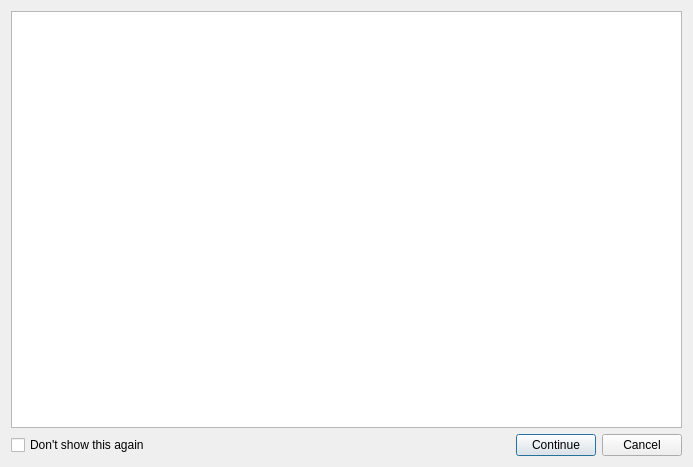
<?xml version="1.0" encoding="UTF-8"?>
<ui version="4.0">
 <class>RemoveRedundantConfirmationForm_template</class>
 <widget class="QDialog" name="RemoveRedundantConfirmationForm_template">
  <property name="geometry">
   <rect>
    <x>0</x>
    <y>0</y>
    <width>693</width>
    <height>467</height>
   </rect>
  </property>
  <property name="windowTitle">
   <string>Instructions and confirmation of remove redundant constraints</string>
  </property>
  <layout class="QGridLayout" name="gridLayout">
   <item row="0" column="0" colspan="4">
    <widget class="QPlainTextEdit" name="plainTextEdit"/>
   </item>
   <item row="1" column="0">
    <widget class="QCheckBox" name="dontShowAgainCheckBox">
     <property name="text">
      <string>Don't show this again</string>
     </property>
    </widget>
   </item>
   <item row="1" column="1">
    <spacer name="horizontalSpacer">
     <property name="orientation">
      <enum>Qt::Horizontal</enum>
     </property>
     <property name="sizeHint" stdset="0">
      <size>
       <width>607</width>
       <height>20</height>
      </size>
     </property>
    </spacer>
   </item>
   <item row="1" column="2">
    <widget class="QPushButton" name="continuePushButton">
     <property name="text">
      <string>Continue</string>
     </property>
    </widget>
   </item>
   <item row="1" column="3">
    <widget class="QPushButton" name="cancelPushButton">
     <property name="text">
      <string>Cancel</string>
     </property>
    </widget>
   </item>
  </layout>
 </widget>
 <resources/>
 <connections/>
</ui>
